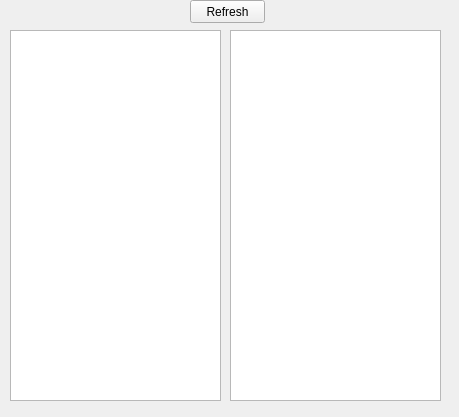
<?xml version="1.0" encoding="UTF-8"?>
<ui version="4.0">
 <class>pamphletInfo</class>
 <widget class="QWidget" name="pamphletInfo">
  <property name="geometry">
   <rect>
    <x>0</x>
    <y>0</y>
    <width>459</width>
    <height>417</height>
   </rect>
  </property>
  <property name="windowTitle">
   <string>Form</string>
  </property>
  <widget class="QListWidget" name="nameList">
   <property name="geometry">
    <rect>
     <x>10</x>
     <y>30</y>
     <width>211</width>
     <height>371</height>
    </rect>
   </property>
  </widget>
  <widget class="QListWidget" name="emailList">
   <property name="geometry">
    <rect>
     <x>230</x>
     <y>30</y>
     <width>211</width>
     <height>371</height>
    </rect>
   </property>
  </widget>
  <widget class="QPushButton" name="pushButton">
   <property name="geometry">
    <rect>
     <x>190</x>
     <y>0</y>
     <width>75</width>
     <height>23</height>
    </rect>
   </property>
   <property name="text">
    <string>Refresh</string>
   </property>
  </widget>
 </widget>
 <resources/>
 <connections>
  <connection>
   <sender>pushButton</sender>
   <signal>clicked()</signal>
   <receiver>pamphletInfo</receiver>
   <slot>refresh()</slot>
   <hints>
    <hint type="sourcelabel">
     <x>236</x>
     <y>12</y>
    </hint>
    <hint type="destinationlabel">
     <x>346</x>
     <y>11</y>
    </hint>
   </hints>
  </connection>
 </connections>
 <slots>
  <slot>refresh()</slot>
 </slots>
</ui>
